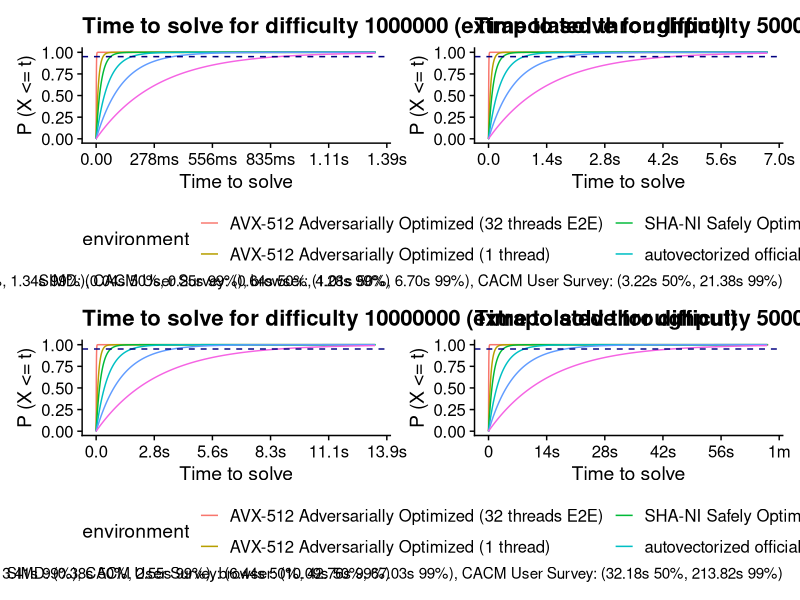

Reproduce this figure in R.
#! /usr/bin/env Rscript --vanilla

library(tidyverse)
library(patchwork)
library(cowplot)
library(scales)

simd.hps <- 4e6 / 0.044254
browser.hps <- 5e6 / mean(c(
        0.105, 1.69, 1.06, 1.89, 1.91, 1.09, 1.80, 0.97, 0.71, 1.15, 3.59, 1.09, 0.14, 3.98, 1.26, 1.05, 1.26
    ))

browser.cacm.hps <- 14760000 / 13.7065

hps <- tribble(
    ~environment, ~hps,
    "AVX-512 Adversarially Optimized (32 threads E2E)", 5e6 * 13761 / 60,
    "AVX-512 Adversarially Optimized (1 thread)", simd.hps,
    "SHA-NI Safely Optimized", 4e6 / 0.092932,
    "autovectorized official build (1 thread)", 4e6 / 0.22714,
    "generic official build (1 thread)", 4e6 / 0.48967,
    "official WASM build", browser.hps,
) |>
    mutate(
        environment = fct_reorder(environment, hps, .desc = TRUE),
    )

plots <- list()

p <- map2(c(1000000, 5000000, 10000000, 50000000), c("bottom", "none", "bottom", "none"), \(difficulty, legend.position) {
    df <- tibble(iterations = 2^seq(0, 40, by=0.01)) |>
        mutate(p = pgeom(iterations, 1/difficulty))
    
    simd.t50 <- qgeom(0.5, 1/difficulty) / simd.hps
    simd.t99 <- qgeom(0.99, 1/difficulty) / simd.hps
    browser.t50 <- qgeom(0.5, 1/difficulty) / browser.hps
    browser.t99 <- qgeom(0.99, 1/difficulty) / browser.hps
    official.cacm.t50 <- qgeom(0.5, 1/difficulty) / browser.cacm.hps
    official.cacm.t95 <- qgeom(0.95, 1/difficulty) / browser.cacm.hps
    official.cacm.t99 <- qgeom(0.99, 1/difficulty) / browser.cacm.hps

    df |> 
        cross_join(hps) |>
        mutate(time = iterations / hps) |>
        ggplot(aes(x = time, y = p, color = environment)) +
        geom_line() +
        labs(
            title = sprintf("Time to solve for difficulty %d (extrapolated throughput)", difficulty),
            x = "Time to solve",
            y = "P (X <= t)",
            caption = sprintf("SIMD: (%.2fs 50%%, %.2fs 99%%), browser: (%.2fs 50%%, %.2fs 99%%), CACM User Survey: (%.2fs 50%%, %.2fs 99%%)", simd.t50, simd.t99, browser.t50, browser.t99, official.cacm.t50, official.cacm.t99)
        ) +
        scale_x_continuous(
          limits = c(0, browser.t99),
          labels = label_timespan(unit = "secs"),
          breaks = seq(0, 1, by = 0.1) * max(browser.t99, official.cacm.t95)
        ) +
        geom_hline(yintercept = 0.95, linetype = "dashed", color = "navy") +
        annotate(
            "text",
            x = max(browser.t99, official.cacm.t95),
            y = 0.90,
            label = "95% challenges complete",
            hjust = 1,
            vjust = 1,
            color = "black"
        ) +
        theme_cowplot() +
        theme(legend.position = legend.position)
}) |> reduce(`+`)

ggsave("time.png", p, width = 18, height = 12, bg = "white", dpi = 300)
